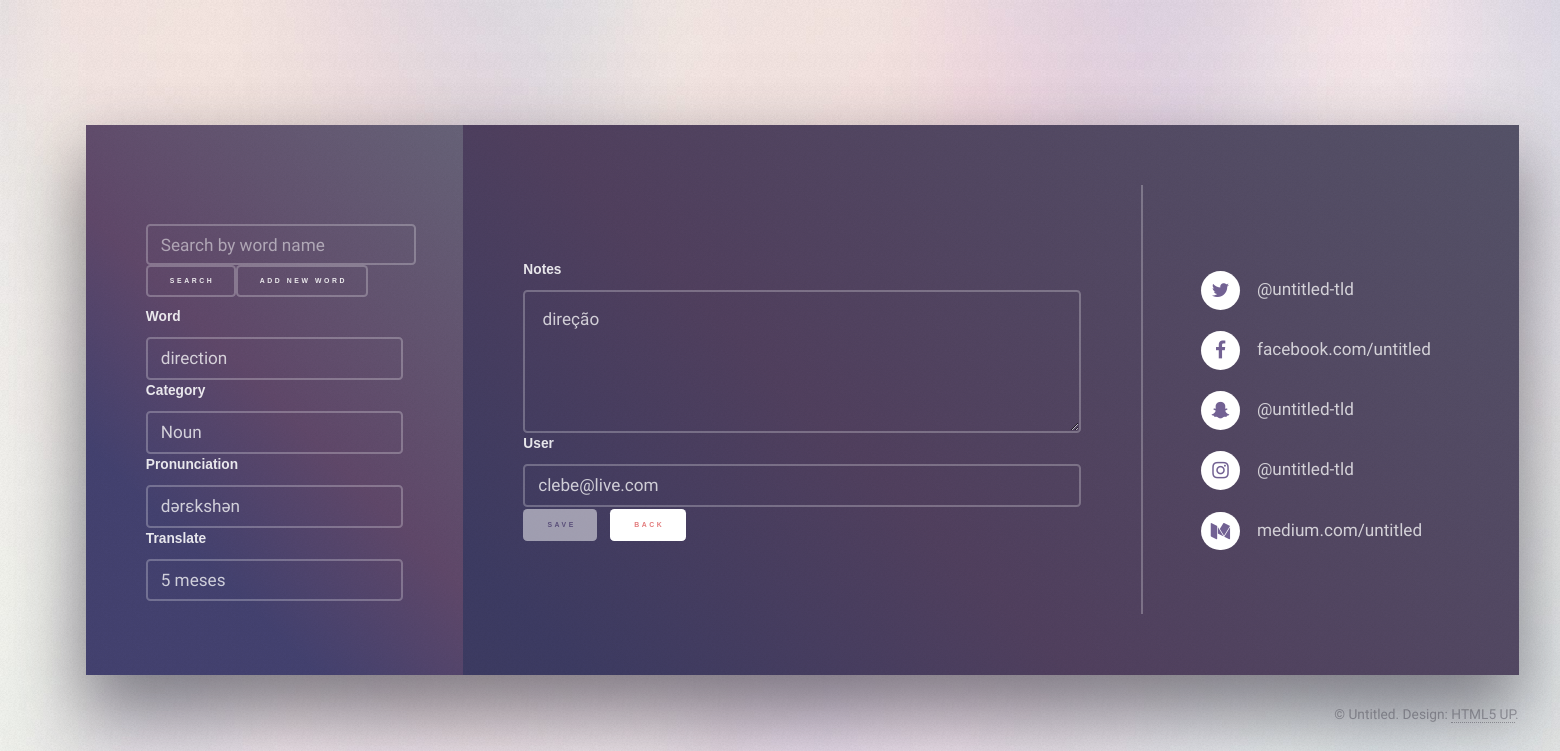
The app's page /_old_words.php?cid=1396, older data.
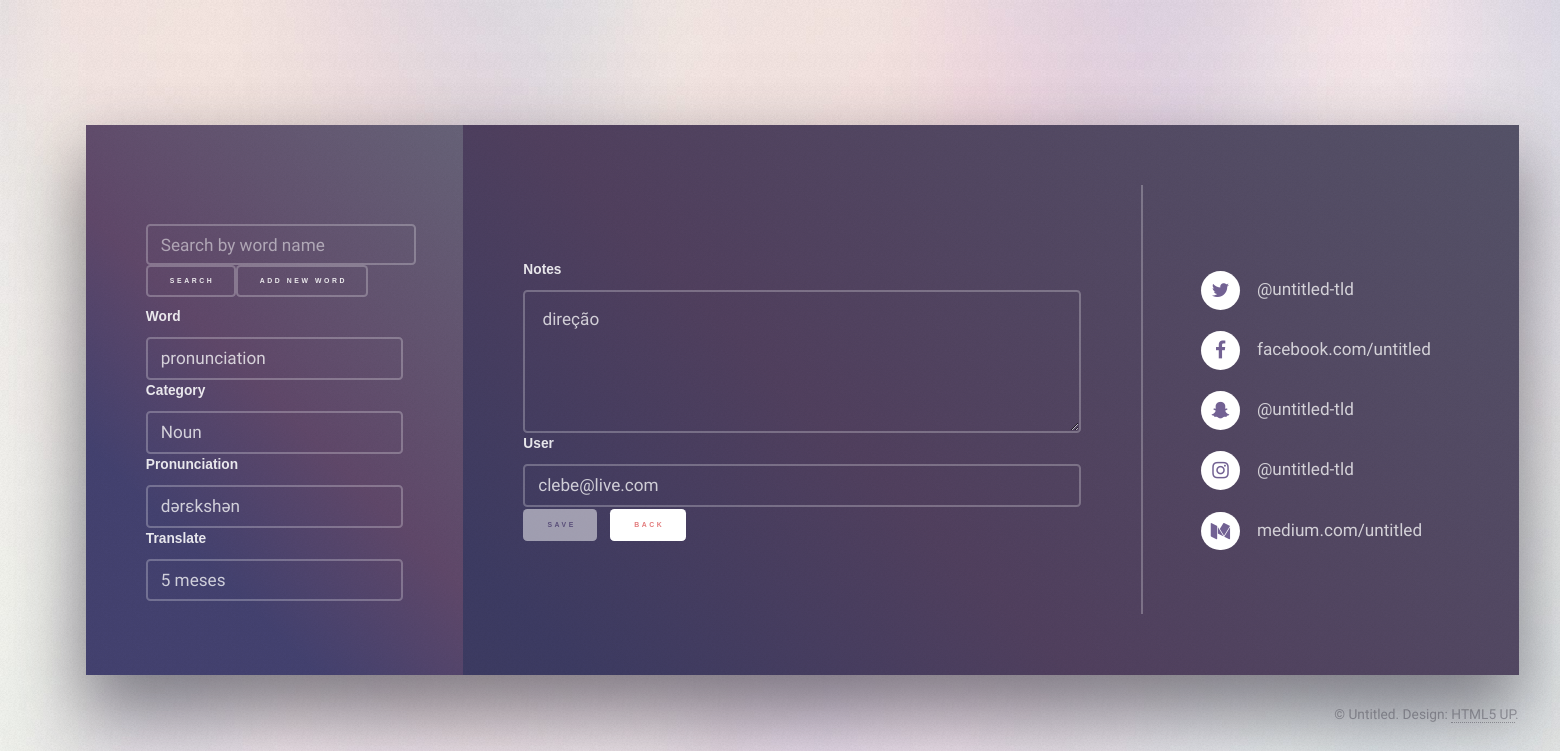
The same page, newer data.
### tables this page shows
CREATE TABLE IF NOT EXISTS `main_words` (
  `word_id` int(11) NOT NULL AUTO_INCREMENT,
  `word_name` varchar(255) NOT NULL,
  `lan_name` varchar(255) NOT NULL,
  `category_word` varchar(255) NOT NULL,
  `type_name` varchar(255) NOT NULL,
  `pronunciation` varchar(255) NOT NULL,
  `notes` text,
  `color_` varchar(255) NOT NULL,
  `frequen_` varchar(255) DEFAULT NULL,
  `email_address` varchar(255) NOT NULL,
  `f_emotion` varchar(255) NOT NULL,
  `sf_emotion` varchar(255) NOT NULL,
  `ssf_emotion` varchar(255) NOT NULL,
  `user_code1` varchar(255) NOT NULL,
  `user_code2` varchar(255) NOT NULL,
  `user_code3` varchar(255) NOT NULL,
  `user_code4` varchar(255) NOT NULL,
  `user_code5` varchar(255) NOT NULL,
  `user_code6` varchar(255) NOT NULL,
  `user_code7` varchar(255) NOT NULL,
  `user_code8` varchar(255) NOT NULL,
  `user_code9` varchar(255) NOT NULL,
  `polarity` varchar(255) NOT NULL,
  `cust_power` varchar(255) NOT NULL,
  `key_word` varchar(255) NOT NULL,
  `created` timestamp NOT NULL DEFAULT CURRENT_TIMESTAMP,
  `updated` timestamp NULL DEFAULT NULL,
  `word_pic` varchar(255) DEFAULT NULL,
  `word_sound` varchar(255) DEFAULT NULL,
  PRIMARY KEY (`word_id`)
);

### _old_words.php (the view)
<?php
require_once './_config.php';
include './_header.php';
try {
   $sql = "SELECT * FROM main_words WHERE 1 AND word_id = :cid";
   $check_ = $DB->prepare($sql);
   $check_->bindValue(":cid", intval($_GET["cid"]));
   $check_->execute();
   $results = $check_->fetchAll();
} catch (Exception $ex) {
  echo $ex->getMessage();
}
?>
							<section class="panel color4-alt" id="view_word">
								<div class="intro color4">
			<div class="span-2-25">
			<form action="_search.php" method="get" >
          <span class="pull-left">
            <label class="col-lg-12 control-label" for="keyword" style="padding-right: 0;">
              <input type="text" value="<?php echo $_GET["keyword"]; ?>" placeholder="Search by word name" id="" class="form-control" name="keyword" style="height: 41px;">
             <button class="button small">Search</button><a href="_edit_word.php" class="button small">Add New Word</a>
		   </label>
            </span>
        </div>
								<label for="name">Word</label>
											     <input type="text" readonly="" placeholder="Word" value="<?php echo $results[0]["word_name"] ?>" id="word_name" class="form-control" name="word_name"><span id="word_name_err" class="error"></span>
												<label for="email">Category</label>
												<input type="text" readonly="" value="<?php echo $results[0]["category_word"] ?>" placeholder="Category" id="category_word" class="form-control" name="category_word">
                                               	<label for="name">Pronunciation</label>
											     <input type="text" readonly="" placeholder="Pronunciation" value="<?php echo $results[0]["pronunciation"] ?>" id="word_name" class="form-control" name="word_name"><span id="word_name_err" class="error"></span>
												<label for="email">Translate</label>
												<input type="text" readonly="" value="<?php echo $results[0]["type_name"] ?>" placeholder="Translate" id="category_word" class="form-control" name="category_word">
                            	</div>
								<div class="inner columns divided">
									<div class="span-3-25">
										<form method="post" action="#">
											<div class="fields">
											<div class="field">
												<label for="message">Notes</label>
													<textarea id="notes" readonly="" name="notes" rows="4" ><?php echo $results[0]["notes"] ?></textarea>
												</div>
												<div class="field half">
													<label for="name">User</label>
											     <input type="text" readonly="" placeholder="User" value="<?php echo $results[0]["email_address"] ?>" id="word_name" class="form-control" name="word_name"><span id="word_name_err" class="error"></span>
         	                                    </div>
											</div>
											<div class="field half">
											<ul class="actions">
											    <li><input type="submit" value="Save" class="button small primary color1 disabled" /></li>
												<li><a href="index.php" class="button small primary color2">Back</a></li>
											</ul>
											</div>
										</form>
									</div>
									<div class="span-1-5">
										<ul class="contact-icons color1">
											<li class="icon fa-twitter"><a href="#">@untitled-tld</a></li>
											<li class="icon fa-facebook"><a href="#">facebook.com/untitled</a></li>
											<li class="icon fa-snapchat-ghost"><a href="#">@untitled-tld</a></li>
											<li class="icon fa-instagram"><a href="#">@untitled-tld</a></li>
											<li class="icon fa-medium"><a href="#">medium.com/untitled</a></li>
										</ul>
									</div>
								</div>
							</section>
<?php
include './_footer.php';
?>

### _header.php (shortened to what this page needs)
<!DOCTYPE HTML>
<html>
	<head>
		<link rel="stylesheet" href="assets/css/main.css" />
	</head>
	<body class="is-preload">
			<div id="page-wrapper">
					<div id="wrapper">

### _footer.php (shortened to what this page needs)
							<div class="copyright">&copy; Untitled. Design: <a href="https://html5up.net">HTML5 UP</a>.</div>
					</div>
			</div>
	</body>
</html>

Row changes from the older to the newer data that the page shows:
changed main_words "Noun": word_name "direction" → "pronunciation"
